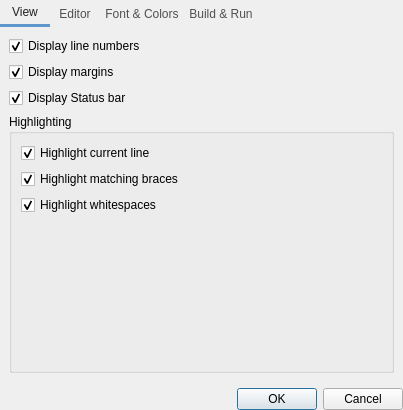
<?xml version="1.0" encoding="UTF-8"?>
<ui version="4.0">
 <class>Dialog</class>
 <widget class="QDialog" name="Dialog">
  <property name="geometry">
   <rect>
    <x>0</x>
    <y>0</y>
    <width>403</width>
    <height>410</height>
   </rect>
  </property>
  <property name="windowTitle">
   <string>Preferences</string>
  </property>
  <property name="windowIcon">
   <iconset theme="preferences-system">
    <normaloff/>
   </iconset>
  </property>
  <layout class="QGridLayout" name="gridLayout_2">
   <property name="margin">
    <number>0</number>
   </property>
   <item row="0" column="0">
    <widget class="QWidget" name="widget" native="true">
     <property name="styleSheet">
      <string notr="true">QWidget#widget
{
	background-color: rgb(190, 190, 190);
    border-bottom: 1px black;
};</string>
     </property>
     <layout class="QGridLayout" name="gridLayout_3">
      <property name="margin">
       <number>0</number>
      </property>
      <property name="spacing">
       <number>0</number>
      </property>
      <item row="0" column="0">
       <widget class="QTabWidget" name="tabWidget">
        <property name="styleSheet">
         <string notr="true">QTabWidget::pane { /* The tab widget frame */
     border-top: 1px black;
     position: absolute;
 }

 QTabWidget::tab-bar {
     alignment: center;
 }

 /* Style the tab using the tab sub-control. Note that
     it reads QTabBar _not_ QTabWidget */
 QTabBar::tab {
     border: none;
     min-width: 40px;
     padding: 5px;
     color: #505050;
 }

 QTabBar::tab:selected, QTabBar::tab:hover {
          border-bottom: 3px solid gray; /* same as the pane color */
          color: #202020;
 }

 QTabBar::tab:selected {
          border-bottom: 3px solid #5F96CD; /* same as the pane color */
          color: #202020;
 }</string>
        </property>
        <property name="tabPosition">
         <enum>QTabWidget::North</enum>
        </property>
        <property name="tabShape">
         <enum>QTabWidget::Rounded</enum>
        </property>
        <property name="currentIndex">
         <number>0</number>
        </property>
        <property name="usesScrollButtons">
         <bool>true</bool>
        </property>
        <property name="documentMode">
         <bool>false</bool>
        </property>
        <widget class="QWidget" name="tabView">
         <attribute name="title">
          <string>View</string>
         </attribute>
         <layout class="QVBoxLayout" name="verticalLayout_2">
          <item>
           <widget class="QCheckBox" name="checkBoxViewLineNumber">
            <property name="text">
             <string>Display line numbers</string>
            </property>
            <property name="checked">
             <bool>true</bool>
            </property>
           </widget>
          </item>
          <item>
           <widget class="QCheckBox" name="checkBoxViewMargins">
            <property name="text">
             <string>Display margins</string>
            </property>
            <property name="checked">
             <bool>true</bool>
            </property>
           </widget>
          </item>
          <item>
           <widget class="QCheckBox" name="checkBoxViewStatus">
            <property name="text">
             <string>Display Status bar</string>
            </property>
            <property name="checked">
             <bool>true</bool>
            </property>
           </widget>
          </item>
          <item>
           <widget class="QGroupBox" name="groupBox">
            <property name="title">
             <string>Highlighting</string>
            </property>
            <layout class="QFormLayout" name="formLayout">
             <item row="0" column="0">
              <widget class="QCheckBox" name="checkBoxHighlightCurrentLine">
               <property name="text">
                <string>Highlight current line</string>
               </property>
               <property name="checked">
                <bool>true</bool>
               </property>
              </widget>
             </item>
             <item row="1" column="0">
              <widget class="QCheckBox" name="checkBoxHighlightBraces">
               <property name="text">
                <string>Highlight matching braces</string>
               </property>
               <property name="checked">
                <bool>true</bool>
               </property>
              </widget>
             </item>
             <item row="2" column="0">
              <widget class="QCheckBox" name="checkBoxHighlightWhitespaces">
               <property name="text">
                <string>Highlight whitespaces</string>
               </property>
               <property name="checked">
                <bool>true</bool>
               </property>
              </widget>
             </item>
            </layout>
           </widget>
          </item>
         </layout>
        </widget>
        <widget class="QWidget" name="tabEditor">
         <attribute name="title">
          <string>Editor</string>
         </attribute>
         <layout class="QGridLayout" name="gridLayout">
          <property name="sizeConstraint">
           <enum>QLayout::SetDefaultConstraint</enum>
          </property>
          <item row="0" column="0" colspan="2">
           <widget class="QGroupBox" name="groupBox_2">
            <property name="title">
             <string>Indentation</string>
            </property>
            <layout class="QFormLayout" name="formLayout_2">
             <item row="0" column="0">
              <widget class="QLabel" name="label">
               <property name="text">
                <string>Tab width (number of spaces):</string>
               </property>
              </widget>
             </item>
             <item row="0" column="1">
              <layout class="QHBoxLayout" name="horizontalLayout">
               <item>
                <widget class="QSpinBox" name="spinBoxEditorTabLen">
                 <property name="maximum">
                  <number>99</number>
                 </property>
                 <property name="value">
                  <number>4</number>
                 </property>
                </widget>
               </item>
               <item>
                <spacer name="horizontalSpacer">
                 <property name="orientation">
                  <enum>Qt::Horizontal</enum>
                 </property>
                 <property name="sizeHint" stdset="0">
                  <size>
                   <width>40</width>
                   <height>20</height>
                  </size>
                 </property>
                </spacer>
               </item>
              </layout>
             </item>
             <item row="1" column="0">
              <widget class="QCheckBox" name="checkBoxEditorAutoIndent">
               <property name="text">
                <string>Enable automatic indentation</string>
               </property>
              </widget>
             </item>
            </layout>
           </widget>
          </item>
          <item row="1" column="0">
           <widget class="QGroupBox" name="groupBox_3">
            <property name="title">
             <string>File saving</string>
            </property>
            <layout class="QFormLayout" name="formLayout_4">
             <property name="fieldGrowthPolicy">
              <enum>QFormLayout::FieldsStayAtSizeHint</enum>
             </property>
             <item row="0" column="0">
              <widget class="QCheckBox" name="checkBoxEditorSaveOnFocusOut">
               <property name="text">
                <string>Save on editor focus out</string>
               </property>
              </widget>
             </item>
            </layout>
           </widget>
          </item>
          <item row="2" column="0">
           <widget class="QGroupBox" name="groupBox_4">
            <property name="title">
             <string>Code completion</string>
            </property>
            <layout class="QFormLayout" name="formLayout_5">
             <property name="fieldGrowthPolicy">
              <enum>QFormLayout::AllNonFixedFieldsGrow</enum>
             </property>
             <item row="0" column="0">
              <widget class="QLabel" name="label_2">
               <property name="text">
                <string>Trigger length:</string>
               </property>
              </widget>
             </item>
             <item row="0" column="1">
              <layout class="QHBoxLayout" name="horizontalLayout_2">
               <item>
                <widget class="QSpinBox" name="spinBoxEditorCCTriggerLen">
                 <property name="value">
                  <number>1</number>
                 </property>
                </widget>
               </item>
               <item>
                <spacer name="horizontalSpacer_2">
                 <property name="orientation">
                  <enum>Qt::Horizontal</enum>
                 </property>
                 <property name="sizeHint" stdset="0">
                  <size>
                   <width>40</width>
                   <height>20</height>
                  </size>
                 </property>
                </spacer>
               </item>
              </layout>
             </item>
            </layout>
           </widget>
          </item>
          <item row="3" column="0">
           <spacer name="verticalSpacer">
            <property name="orientation">
             <enum>Qt::Vertical</enum>
            </property>
            <property name="sizeHint" stdset="0">
             <size>
              <width>20</width>
              <height>40</height>
             </size>
            </property>
           </spacer>
          </item>
         </layout>
        </widget>
        <widget class="QWidget" name="tab">
         <attribute name="title">
          <string>Font &amp;&amp; Colors</string>
         </attribute>
         <layout class="QVBoxLayout" name="verticalLayout_3">
          <item>
           <widget class="QGroupBox" name="groupBox_5">
            <property name="title">
             <string>Stylesheet</string>
            </property>
            <layout class="QHBoxLayout" name="horizontalLayout_3">
             <item>
              <spacer name="horizontalSpacer_3">
               <property name="orientation">
                <enum>Qt::Horizontal</enum>
               </property>
               <property name="sizeHint" stdset="0">
                <size>
                 <width>40</width>
                 <height>20</height>
                </size>
               </property>
              </spacer>
             </item>
             <item>
              <widget class="QRadioButton" name="radioButtonColorWhite">
               <property name="text">
                <string>White</string>
               </property>
               <property name="checked">
                <bool>true</bool>
               </property>
              </widget>
             </item>
             <item>
              <widget class="QRadioButton" name="radioButtonColorDark">
               <property name="text">
                <string>Dark</string>
               </property>
              </widget>
             </item>
             <item>
              <spacer name="horizontalSpacer_4">
               <property name="orientation">
                <enum>Qt::Horizontal</enum>
               </property>
               <property name="sizeHint" stdset="0">
                <size>
                 <width>40</width>
                 <height>20</height>
                </size>
               </property>
              </spacer>
             </item>
            </layout>
           </widget>
          </item>
          <item>
           <widget class="QGroupBox" name="groupBox_6">
            <property name="title">
             <string>Font</string>
            </property>
            <layout class="QFormLayout" name="formLayout_3">
             <item row="0" column="0">
              <widget class="QLabel" name="label_3">
               <property name="text">
                <string>Editor font</string>
               </property>
              </widget>
             </item>
             <item row="1" column="0">
              <widget class="QLabel" name="label_4">
               <property name="text">
                <string>Font size:</string>
               </property>
              </widget>
             </item>
             <item row="0" column="1">
              <layout class="QHBoxLayout" name="horizontalLayout_4">
               <item>
                <widget class="QFontComboBox" name="fontComboBox">
                 <property name="fontFilters">
                  <set>QFontComboBox::MonospacedFonts</set>
                 </property>
                 <property name="currentFont">
                  <font>
                   <family>DejaVu Sans Mono</family>
                   <pointsize>10</pointsize>
                  </font>
                 </property>
                </widget>
               </item>
               <item>
                <spacer name="horizontalSpacer_5">
                 <property name="orientation">
                  <enum>Qt::Horizontal</enum>
                 </property>
                 <property name="sizeHint" stdset="0">
                  <size>
                   <width>40</width>
                   <height>20</height>
                  </size>
                 </property>
                </spacer>
               </item>
              </layout>
             </item>
             <item row="1" column="1">
              <layout class="QHBoxLayout" name="horizontalLayout_5">
               <item>
                <widget class="QSpinBox" name="spinBoxFontSize">
                 <property name="value">
                  <number>10</number>
                 </property>
                </widget>
               </item>
               <item>
                <spacer name="horizontalSpacer_6">
                 <property name="orientation">
                  <enum>Qt::Horizontal</enum>
                 </property>
                 <property name="sizeHint" stdset="0">
                  <size>
                   <width>40</width>
                   <height>20</height>
                  </size>
                 </property>
                </spacer>
               </item>
              </layout>
             </item>
            </layout>
           </widget>
          </item>
          <item>
           <widget class="QGroupBox" name="groupBox_7">
            <property name="title">
             <string>Color scheme</string>
            </property>
            <layout class="QVBoxLayout" name="verticalLayout_5">
             <item>
              <widget class="QListWidget" name="listWidgetColorSchemes"/>
             </item>
            </layout>
           </widget>
          </item>
          <item>
           <spacer name="verticalSpacer_2">
            <property name="orientation">
             <enum>Qt::Vertical</enum>
            </property>
            <property name="sizeHint" stdset="0">
             <size>
              <width>20</width>
              <height>1</height>
             </size>
            </property>
           </spacer>
          </item>
         </layout>
        </widget>
        <widget class="QWidget" name="tab_2">
         <attribute name="title">
          <string>Build &amp;&amp; Run</string>
         </attribute>
         <layout class="QFormLayout" name="formLayout_6">
          <property name="fieldGrowthPolicy">
           <enum>QFormLayout::AllNonFixedFieldsGrow</enum>
          </property>
          <item row="2" column="0">
           <widget class="QCheckBox" name="checkBoxRunExtTerm">
            <property name="text">
             <string>Run in external terminal</string>
            </property>
           </widget>
          </item>
          <item row="2" column="1">
           <widget class="QLineEdit" name="lineEditRunTerm"/>
          </item>
          <item row="3" column="0">
           <widget class="QCheckBox" name="checkBoxCompileBeforeRun">
            <property name="text">
             <string>Recompile before run</string>
            </property>
            <property name="checked">
             <bool>true</bool>
            </property>
           </widget>
          </item>
          <item row="4" column="0">
           <widget class="QCheckBox" name="checkBoxAutoDetectDeps">
            <property name="text">
             <string>Autodetect dependencies</string>
            </property>
            <property name="checked">
             <bool>true</bool>
            </property>
           </widget>
          </item>
         </layout>
        </widget>
       </widget>
      </item>
     </layout>
    </widget>
   </item>
   <item row="1" column="0">
    <widget class="QDialogButtonBox" name="buttonBox">
     <property name="orientation">
      <enum>Qt::Horizontal</enum>
     </property>
     <property name="standardButtons">
      <set>QDialogButtonBox::Cancel|QDialogButtonBox::Ok</set>
     </property>
    </widget>
   </item>
  </layout>
 </widget>
 <tabstops>
  <tabstop>buttonBox</tabstop>
 </tabstops>
 <resources>
  <include location="ide.qrc"/>
 </resources>
 <connections>
  <connection>
   <sender>buttonBox</sender>
   <signal>accepted()</signal>
   <receiver>Dialog</receiver>
   <slot>accept()</slot>
   <hints>
    <hint type="sourcelabel">
     <x>248</x>
     <y>254</y>
    </hint>
    <hint type="destinationlabel">
     <x>157</x>
     <y>274</y>
    </hint>
   </hints>
  </connection>
  <connection>
   <sender>buttonBox</sender>
   <signal>rejected()</signal>
   <receiver>Dialog</receiver>
   <slot>reject()</slot>
   <hints>
    <hint type="sourcelabel">
     <x>316</x>
     <y>260</y>
    </hint>
    <hint type="destinationlabel">
     <x>286</x>
     <y>274</y>
    </hint>
   </hints>
  </connection>
 </connections>
</ui>
